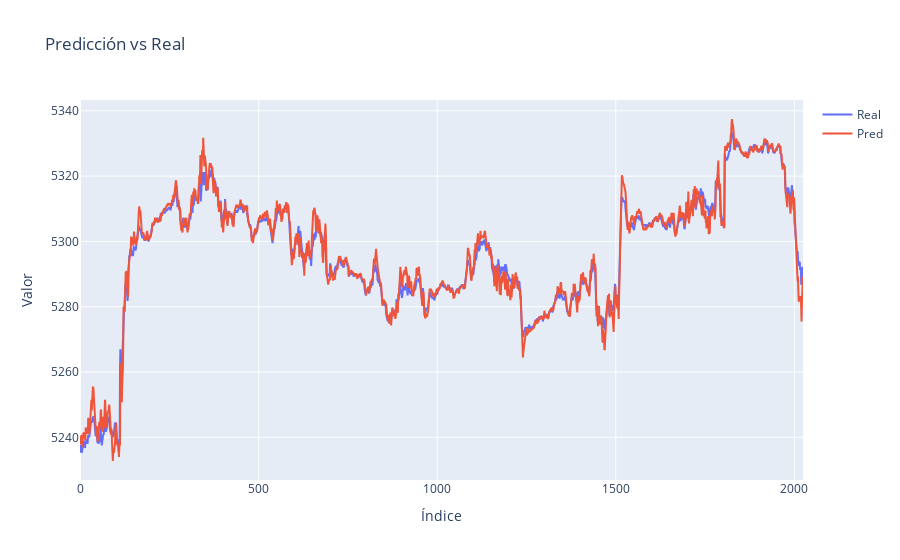
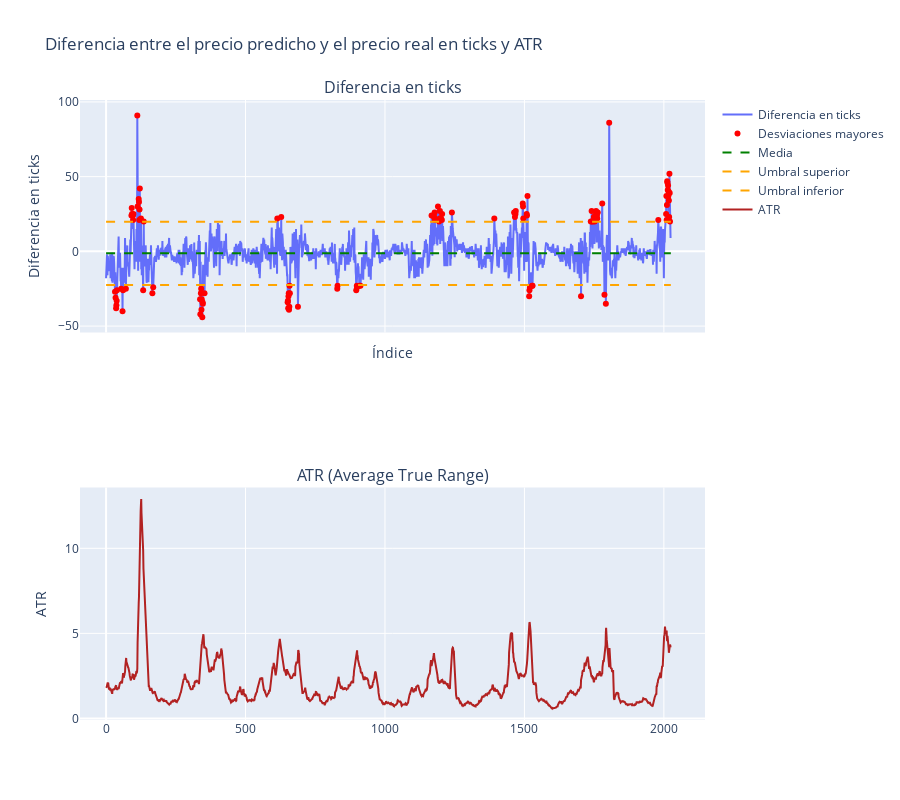
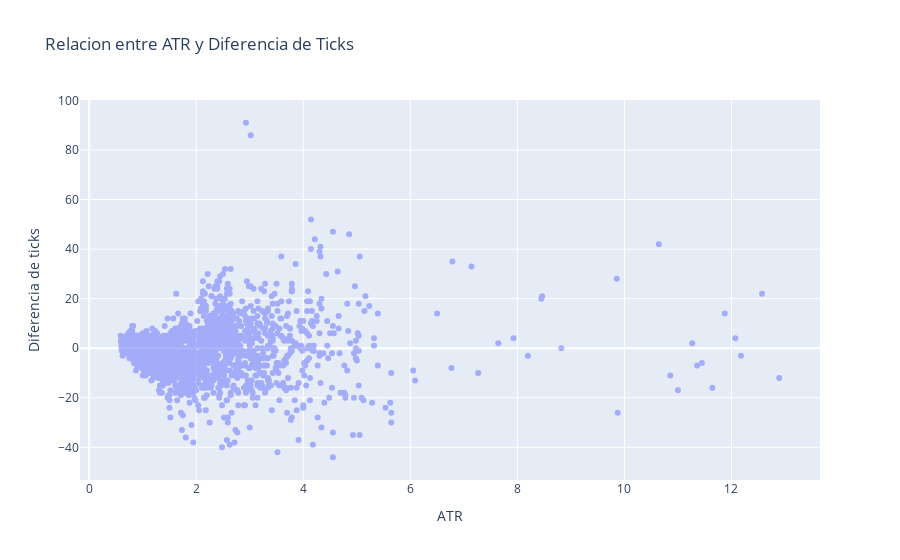
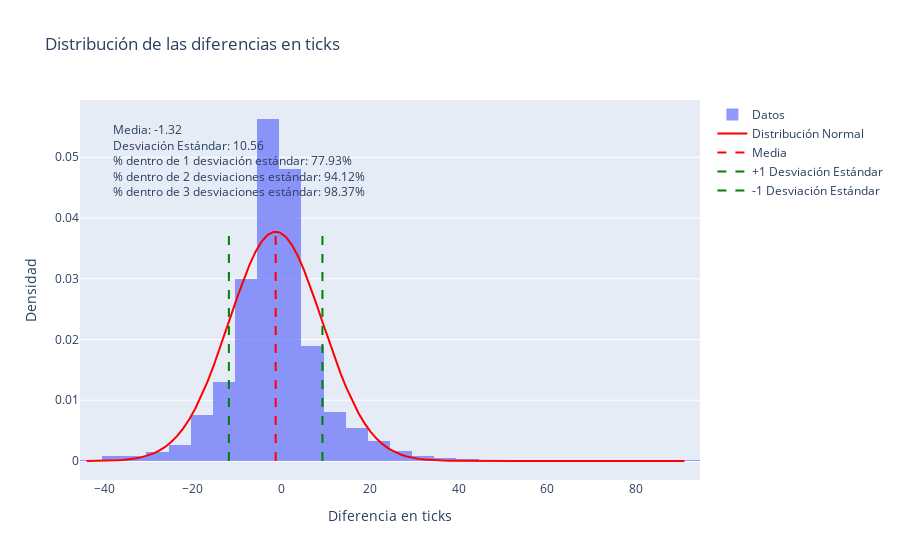

Here is the notebook cell these charts were saved with, in order:
### Markdown cell above
## Graficas

### Code cell
for i in range(num_parts):
    # Predicciones
    fig_predictions = mlplt.plotly_predictions(real[i], predictions[i])
    fig_predictions.show()

    # Diferencia de ticks
    fig_dif_ticks = mlplt.plotly_dif_ticks_deviation_points_with_ATR(dif_ticks[i],atr[i])
    fig_dif_ticks.show()

    # Scatter
    fig_scatter = mlplt.plotly_dispersion_scatter(atr[i],dif_ticks[i],'Relacion entre ATR y Diferencia de Ticks','ATR','Diferencia de ticks')
    fig_scatter.show()

    # Normal distribution
    fig_normal_distribution = mlplt.plotly_normal_distribution(dif_ticks[i])
    fig_normal_distribution.show()

### Figure 1 — Plotly figure (JSON) as saved in the notebook; plotly's stock layout.template omitted (floating-point values rounded to 4 significant figures; data arrays with more than 128 entries replaced by an {"elided": "..."} marker saying what was removed)
{"data": [{"mode": "lines", "name": "Real", "type": "scatter", "x": {"elided": "2025 int values"}, "y": {"elided": "2025 float values"}}, {"mode": "lines", "name": "Pred", "type": "scatter", "x": {"elided": "2025 int values"}, "y": {"elided": "2025 float values"}}], "layout": {"showlegend": true, "title": {"text": "Predicción vs Real"}, "xaxis": {"title": {"text": "Índice"}}, "yaxis": {"title": {"text": "Valor"}}}}

### Figure 2 — Plotly figure (JSON) as saved in the notebook; plotly's stock layout.template omitted (floating-point values rounded to 4 significant figures; data arrays with more than 128 entries replaced by an {"elided": "..."} marker saying what was removed)
{"data": [{"mode": "lines", "name": "Diferencia en ticks", "type": "scatter", "x": {"elided": "2025 int values"}, "xaxis": "x", "y": {"elided": "2025 int values"}, "yaxis": "y"}, {"marker": {"color": "red"}, "mode": "markers", "name": "Desviaciones mayores", "type": "scatter", "x": [32, 34, 36, 37, 38, 39, 54, 59, 61, 71, 91, 92, 93, 95, 96, 97, 98, 112, 113, 117, 118, 119, 120, 121, 125, 133, 135, 166, 169, 337, 338, 340, 341, 342, 343, 345, 346, 347, 353, 614, 628, 651, 652, 653, 654, 655, 656, 657, 658, 659, 688, 829, 830, 897, 899, 900, 908, 912, 1167, 1175, 1176, 1178, 1179, 1190, 1194, 1196, 1197, 1201, 1204, 1205, 1240, 1392, 1463, 1466, 1468, 1469, 1494, 1495, 1496, 1508, 1509, 1511, 1517, 1518, 1520, 1528, 1529, 1703, 1738, 1741, 1742, 1746, 1749, 1752, 1754, 1757, 1760, 1761, 1763, 1779, 1787, 1792, 1804, 1980, 2008, 2009, 2010, 2011, 2012, 2013, 2014, 2015, 2016, 2017, 2018, 2019, 2020, 2021, 2022], "xaxis": "x", "y": [-27, -31, -38, -36, -33, -26, -25, -40, -26, -25, 24, 29, 25, 24, 24, 21, 25, 91, 30, 35, 33, 21, 28, 42, 22, -26, 20, -28, -24, -32, -42, -28, -25, -39, -32, -44, -34, -35, -28, 22, 23, -34, -33, -38, -30, -28, -39, -37, -23, -28, -37, -25, -23, -26, -23, -24, -23, -23, 24, 24, 23, 26, 21, 30, 20, 22, 27, 22, 21, 25, 26, 22, 26, 23, 25, 27, 32, 30, 22, 25, 24, 37, -30, -26, -24, -23, -23, -30, 20, 27, 20, 20, 23, 20, 24, 27, 24, 22, 26, 32, -29, -35, 86, 21, 25, 37, 21, 31, 47, 46, 41, 44, 37, 40, 34, 23, 52, 39, 20], "yaxis": "y"}, {"line": {"color": "green", "dash": "dash"}, "mode": "lines", "name": "Media", "type": "scatter", "x": [0, 2025], "xaxis": "x", "y": [-1.318, -1.318], "yaxis": "y"}, {"line": {"color": "orange", "dash": "dash"}, "mode": "lines", "name": "Umbral superior", "type": "scatter", "x": [0, 2025], "xaxis": "x", "y": [19.8, 19.8], "yaxis": "y"}, {"line": {"color": "orange", "dash": "dash"}, "mode": "lines", "name": "Umbral inferior", "type": "scatter", "x": [0, 2025], "xaxis": "x", "y": [-22.44, -22.44], "yaxis": "y"}, {"line": {"color": "firebrick"}, "mode": "lines", "name": "ATR", "type": "scatter", "x": {"elided": "2025 int values"}, "xaxis": "x2", "y": {"elided": "2025 float values"}, "yaxis": "y2"}], "layout": {"annotations": [{"font": {"size": 16}, "showarrow": false, "text": "Diferencia en ticks", "x": 0.5, "xanchor": "center", "xref": "paper", "y": 1, "yanchor": "bottom", "yref": "paper"}, {"font": {"size": 16}, "showarrow": false, "text": "ATR (Average True Range)", "x": 0.5, "xanchor": "center", "xref": "paper", "y": 0.375, "yanchor": "bottom", "yref": "paper"}], "height": 800, "showlegend": true, "title": {"text": "Diferencia entre el precio predicho y el precio real en ticks y ATR"}, "xaxis": {"anchor": "y", "domain": [0, 1], "matches": "x2", "showticklabels": false, "title": {"text": "Índice"}}, "xaxis2": {"anchor": "y2", "domain": [0, 1]}, "yaxis": {"anchor": "x", "domain": [0.625, 1], "title": {"text": "Diferencia en ticks"}}, "yaxis2": {"anchor": "x2", "domain": [0, 0.375], "title": {"text": "ATR"}}}}

### Figure 3 — Plotly figure (JSON) as saved in the notebook; plotly's stock layout.template omitted (floating-point values rounded to 4 significant figures; data arrays with more than 128 entries replaced by an {"elided": "..."} marker saying what was removed)
{"data": [{"mode": "markers", "opacity": 0.5, "type": "scatter", "x": {"elided": "2025 float values"}, "y": {"elided": "2025 int values"}}], "layout": {"showlegend": false, "title": {"text": "Relacion entre ATR y Diferencia de Ticks"}, "xaxis": {"title": {"text": "ATR"}}, "yaxis": {"title": {"text": "Diferencia de ticks"}}}}

### Figure 4 — Plotly figure (JSON) as saved in the notebook; plotly's stock layout.template omitted (floating-point values rounded to 4 significant figures; data arrays with more than 128 entries replaced by an {"elided": "..."} marker saying what was removed)
{"data": [{"histnorm": "probability density", "name": "Datos", "nbinsx": 30, "opacity": 0.7, "type": "histogram", "x": {"elided": "2025 int values"}}, {"line": {"color": "red"}, "mode": "lines", "name": "Distribución Normal", "type": "scatter", "x": [-44, -42.64, -41.27, -39.91, -38.55, -37.18, -35.82, -34.45, -33.09, -31.73, -30.36, -29, -27.64, -26.27, -24.91, -23.55, -22.18, -20.82, -19.45, -18.09, -16.73, -15.36, -14.0, -12.64, -11.27, -9.909, -8.545, -7.182, -5.818, -4.455, -3.091, -1.727, -0.3636, 1, 2.364, 3.727, 5.091, 6.455, 7.818, 9.182, 10.55, 11.91, 13.27, 14.64, 16.0, 17.36, 18.73, 20.09, 21.45, 22.82, 24.18, 25.55, 26.91, 28.27, 29.64, 31, 32.36, 33.73, 35.09, 36.45, 37.82, 39.18, 40.55, 41.91, 43.27, 44.64, 46, 47.36, 48.73, 50.09, 51.45, 52.82, 54.18, 55.55, 56.91, 58.27, 59.64, 61.0, 62.36, 63.73, 65.09, 66.45, 67.82, 69.18, 70.55, 71.91, 73.27, 74.64, 76.0, 77.36, 78.73, 80.09, 81.45, 82.82, 84.18, 85.55, 86.91, 88.27, 89.64, 91], "y": [1.073e-05, 1.794e-05, 2.948e-05, 4.764e-05, 7.573e-05, 0.0001184, 0.000182, 0.0002752, 0.0004092, 0.0005984, 0.0008607, 0.001217, 0.001693, 0.002317, 0.003117, 0.004125, 0.005368, 0.00687, 0.008646, 0.0107, 0.01303, 0.0156, 0.01837, 0.02127, 0.02423, 0.02713, 0.02989, 0.03238, 0.0345, 0.03614, 0.03724, 0.03775, 0.03762, 0.03687, 0.03555, 0.0337, 0.03142, 0.02881, 0.02598, 0.02304, 0.0201, 0.01724, 0.01455, 0.01207, 0.009848, 0.007903, 0.006237, 0.004841, 0.003695, 0.002774, 0.002048, 0.001487, 0.001062, 0.0007458, 0.0005151, 0.0003499, 0.0002337, 0.0001536, 9.921e-05, 6.304e-05, 3.94e-05, 2.421e-05, 1.464e-05, 8.701e-06, 5.087e-06, 2.925e-06, 1.654e-06, 9.196e-07, 5.03e-07, 2.705e-07, 1.431e-07, 7.444e-08, 3.809e-08, 1.916e-08, 9.484e-09, 4.615e-09, 2.209e-09, 1.04e-09, 4.814e-10, 2.192e-10, 9.813e-11, 4.321e-11, 1.871e-11, 7.97e-12, 3.338e-12, 1.375e-12, 5.572e-13, 2.22e-13, 8.699e-14, 3.352e-14, 1.27e-14, 4.735e-15, 1.736e-15, 6.258e-16, 2.219e-16, 7.737e-17, 2.653e-17, 8.948e-18, 2.968e-18, 9.681e-19]}, {"line": {"color": "red", "dash": "dash"}, "mode": "lines", "name": "Media", "type": "scatter", "x": [-1.318, -1.318], "y": [0, 0.03775]}, {"line": {"color": "green", "dash": "dash"}, "mode": "lines", "name": "+1 Desviación Estándar", "type": "scatter", "x": [9.243, 9.243], "y": [0, 0.03775]}, {"line": {"color": "green", "dash": "dash"}, "mode": "lines", "name": "-1 Desviación Estándar", "type": "scatter", "x": [-11.88, -11.88], "y": [0, 0.03775]}], "layout": {"annotations": [{"align": "left", "font": {"size": 12}, "showarrow": false, "text": "Media: -1.32<br>Desviación Estándar: 10.56<br>% dentro de 1 desviación estándar: 77.93%<br>% dentro de 2 desviaciones estándar: 94.12%<br>% dentro de 3 desviaciones estándar: 98.37%", "x": 0.05, "xref": "paper", "y": 0.95, "yref": "paper"}], "showlegend": true, "title": {"text": "Distribución de las diferencias en ticks"}, "xaxis": {"title": {"text": "Diferencia en ticks"}}, "yaxis": {"title": {"text": "Densidad"}}}}
